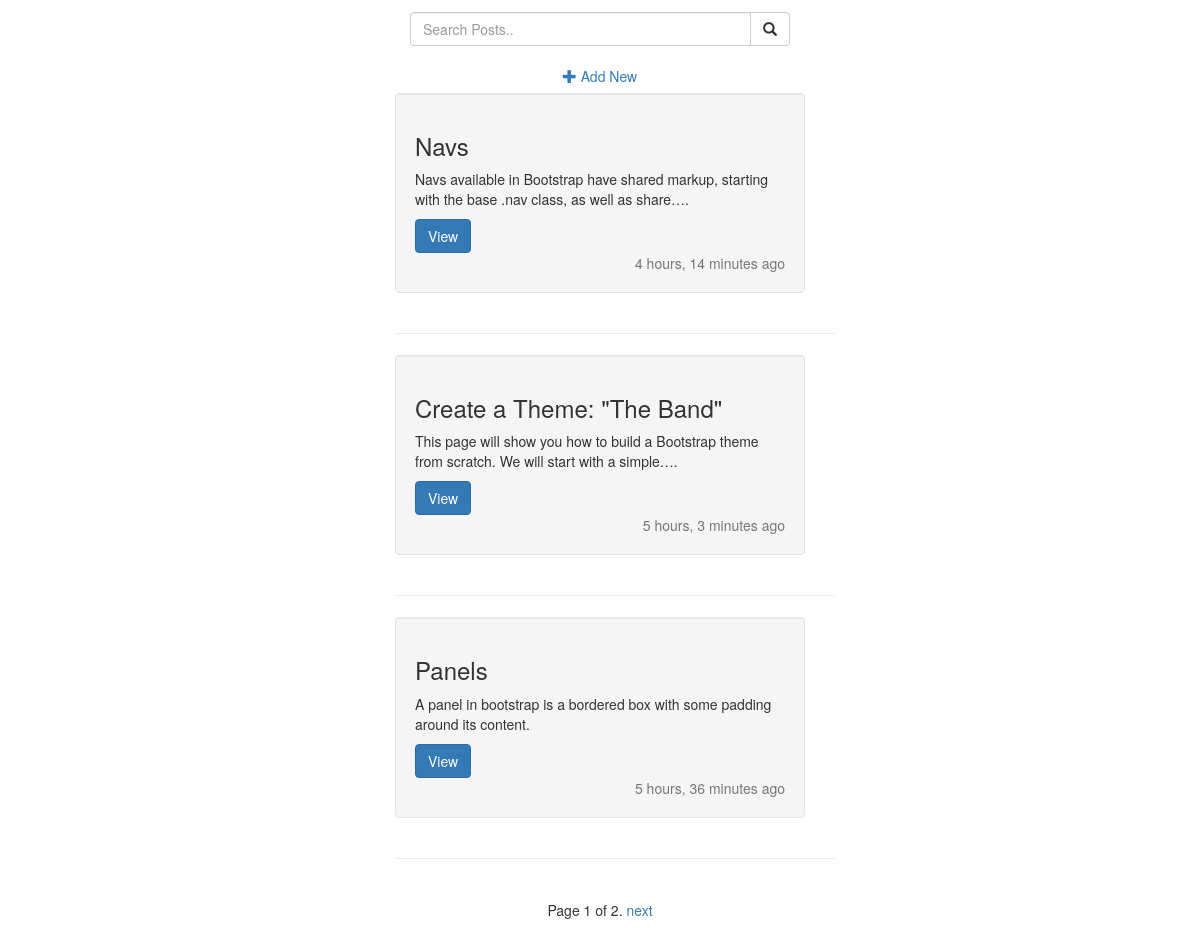
The page / on the database its author committed.
### main/models.py (models this page shows, shortened)
class Post(models.Model):
    title = models.CharField(max_length=120)
    content = models.TextField()
    slug = models.SlugField(blank=True,unique=True)
    updated = models.DateTimeField(auto_now=True,
                                   blank=True
                                   )
    timestamp = models.DateTimeField(auto_now_add=True,
                                     blank=True
                                     )
    class Meta:
        ordering = ['-timestamp','-updated']

### main/views.py (the view)
# urls.py: url(r'^$', views.index , name="index"),
def index(request):
    posts_list = Post.objects.all()
    query = request.GET.get('q')
    if query:
        posts_list = posts_list.filter(
                        Q(title__contains=query)|
                        Q(content__contains=query)
                        ).distinct()
    paginator = Paginator(posts_list, 3)  # Show 3 posts per page
    page = request.GET.get('page')
    try:
        posts = paginator.page(page)
    except PageNotAnInteger:
        posts = paginator.page(1)
    except EmptyPage:
        posts = paginator.page(paginator.num_pages)
    return render(request,'index.html',{'posts' : posts})

### main/templates/index.html (shortened to what this page needs)
{% extends 'base.html' %}
{% block content %}
    <div class="row">
        <div style="margin-top: 1%;" class="col-sm-10 col-sm-offset-1 col-md-4 col-md-offset-4 col-lg-4 col-lg-offset-4 text-center">
            <form method="get" action="">
                <div class="input-group">
                  <input type="text" name="q" class="form-control" placeholder="Search Posts.." value="{{ request.GET.q }}">
                  <span class="input-group-btn">
                    <button class="btn btn-default" type="submit"><span class="glyphicon glyphicon-search"></span></button>
                  </span>
                </div>
            </form>
        </div>
        <div style="margin-top: 1%" class="card col-sm-10 col-sm-offset-1 col-md-4 col-md-offset-4 col-lg-4 col-lg-offset-4 text-center">
            <a href="{% url 'main:newpost' %}" class="btn col-sm-8 col-sm-offset-2">
                <span class="glyphicon glyphicon-plus"></span>&nbsp;Add New
            </a>
        </div>
        {% for post in posts %}
        <div class="well card col-sm-10 col-sm-offset-1 col-md-4 col-md-offset-4 col-lg-4 col-lg-offset-4">
              <div class="card-block">
                <h3 class="card-title">{{ post.title }}</h3>
                <p class="card-text">{{ post.content|truncatechars:100 }}.</p>
                <a href="{% url 'main:detail' post.slug %}" class="btn btn-primary">View</a>
              </div>
              <div class="card-footer text-muted text-right">
                {{ post.timestamp|timesince }}&nbsp;ago
              </div>
        </div>
            <hr class="col-sm-10 col-sm-offset-1 col-md-4 col-md-offset-4 col-lg-4 col-lg-offset-4"/>
    {% endfor %}
        <div class="col-sm-10 col-sm-offset-1 col-md-4 col-md-offset-4 col-lg-4 col-lg-offset-4 text-center">
        <div class="pagination">
            <span class="step-links">
                <span class="current">
                    Page {{ posts.number }} of {{ posts.paginator.num_pages }}.
                </span>
                {% if posts.has_next %}
                    <a href="?page={{ posts.next_page_number }}{% if request.GET.q %}?q={{ request.GET.q }}{% endif %}">next</a>
                {% endif %}
        </span>
        </div>
        </div>
    </div>
{% endblock %}

### main/templates/base.html (shortened to what this page needs)
{% load staticfiles %}
<!DOCTYPE html>
<html lang="en">
<head>
    <link rel="stylesheet" type="text/css" href="https://maxcdn.bootstrapcdn.com/bootstrap/3.3.7/css/bootstrap.min.css"/>
    <link rel="stylesheet" type="text/css" href="{% static 'style.css' %}"/>
</head>
<body>
{% block content %}
{% endblock %}
</body>
</html>

### main/static/style.css (style rules this page uses)
body { background-color: white; }

### rows shown on the page
Post: title "Navs", content "Navs available in Bootstrap have shared markup, starting with the base .nav class, as well as share…", timestamp "4 hours, 14 minutes"
Post: title "Create a Theme: \"The Band\"", content "This page will show you how to build a Bootstrap theme from scratch. We will start with a simple…", timestamp "5 hours, 3 minutes"
Post: title "Panels", content "A panel in bootstrap is a bordered box with some padding around its content", timestamp "5 hours, 36 minutes"

### other values the page prints
{{ posts.number }} "1"
{{ posts.paginator.num_pages }} "2"
